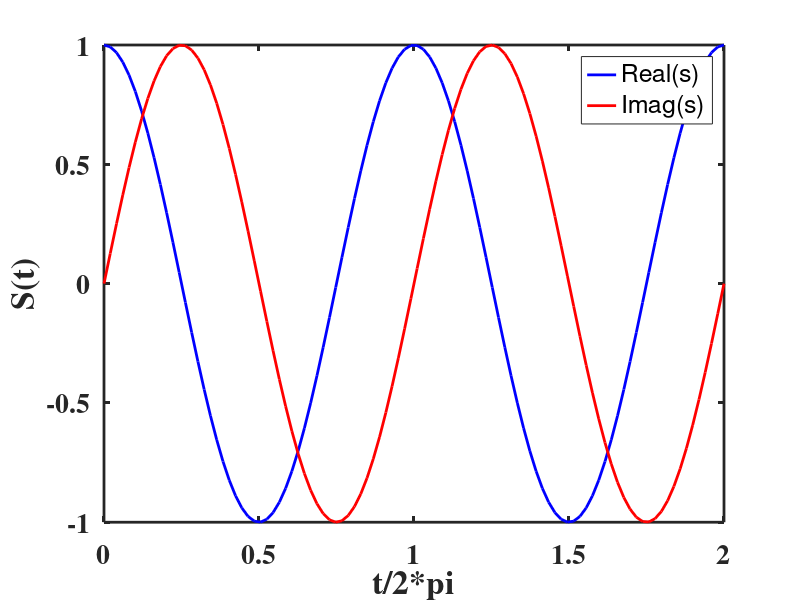

MATLAB code for this plot:
t = linspace(0, 4*pi, 100);
s = exp(1j*t);
figure 

%give each plot a handle ('p' and 'q')
%control its width and color
p = plot(t/(2*pi), real (s));
set(p, 'Color', 'blue', 'LineWidth', 2)
hold on
q = plot(t/(2*pi), imag(s))
set(q, 'Color', 'red', 'LineWidth', 2)

%add a legend
legend('Real(s)', 'Imag(s)')

%gca refers to chart
set(gca, 'LineWidth', 2)

%set the graphic area font
set(gca, 'Fontname', 'Times')
set(gca, 'Fontsize', 20)
set(gca, 'Fontweight', 'bold')

%gcf refers to figure
set(gcf, 'color', 'white')

%adding axis labels
xlabel('t/2*pi', 'Fontname', 'Times', 'Fontsize', 24 ,'Fontweight', 'bold')
ylabel('S(t)',  'Fontname', 'Times', 'Fontsize', 24 ,'Fontweight', 'bold')

